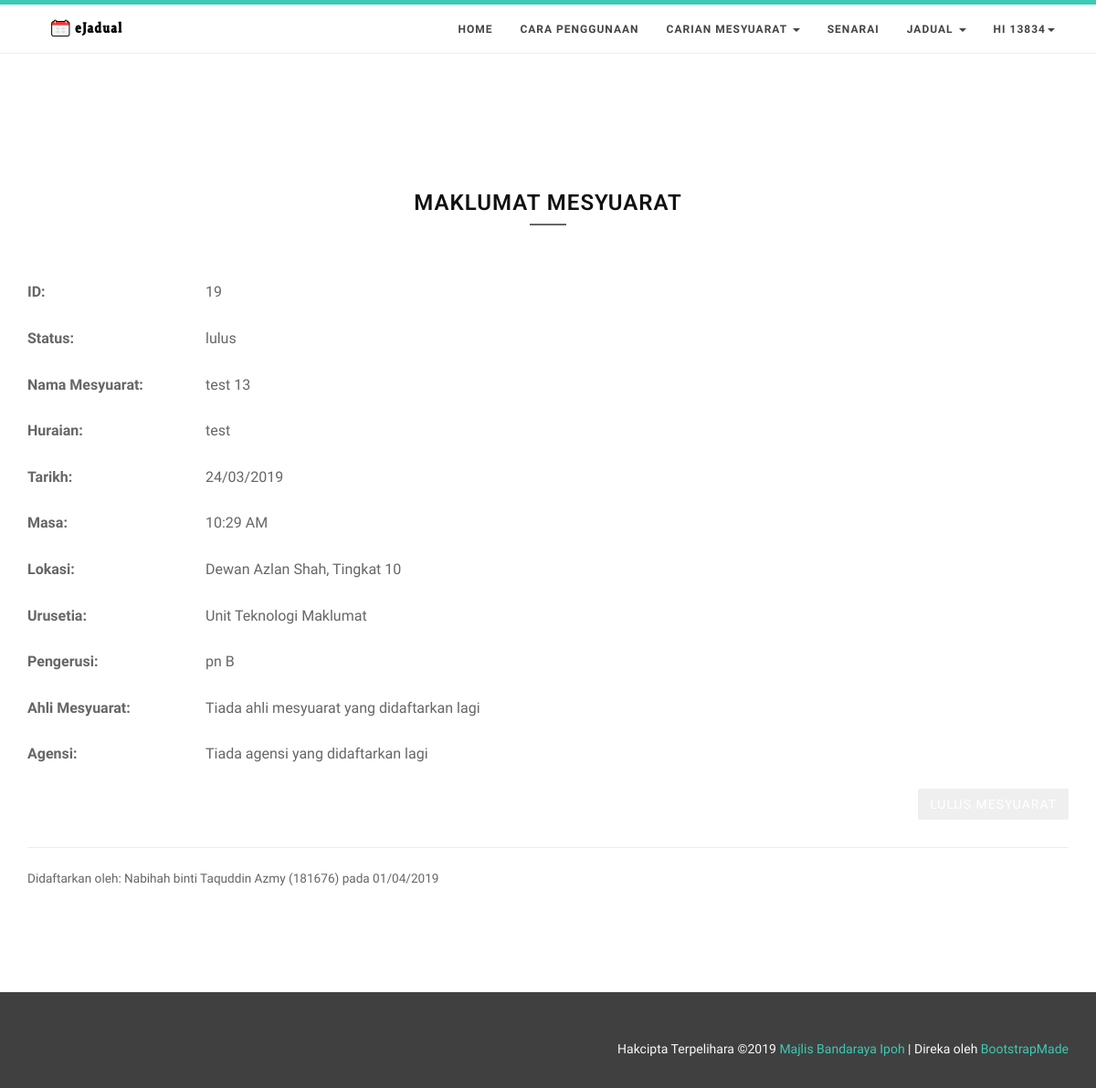
Screenshot of /lulusMesy.php?ID=19 (signed in) with the database file from the repository.
### tables this page shows
CREATE TABLE `users` (
  `id` int(11) NOT NULL,
  `user_id` int(11) NOT NULL,
  `user_name` varchar(191) NOT NULL,
  `user_email` varchar(40) NOT NULL,
  `user_pass` varchar(255) NOT NULL,
  `user_type` varchar(15) NOT NULL,
  `joining_date` timestamp NOT NULL DEFAULT CURRENT_TIMESTAMP,
  `incharge_bilik` varchar(15) DEFAULT NULL
);

CREATE TABLE `mesy` (
  `mesy_id` int(11) NOT NULL,
  `title` varchar(191) NOT NULL,
  `jab_id` varchar(15) NOT NULL,
  `mesy_pengerusi` varchar(191) NOT NULL,
  `mesy_ahli` varchar(191) NOT NULL,
  `mesy_lokasi` varchar(15) NOT NULL,
  `mesy_tarikh` date NOT NULL,
  `mesy_status` int(11) NOT NULL,
  `start` datetime NOT NULL,
  `end` datetime NOT NULL,
  `color` varchar(191) DEFAULT NULL,
  `textColor` varchar(191) DEFAULT NULL,
  `mesy_huraian` text,
  `agensi_id` varchar(15) DEFAULT NULL,
  `user_id` int(11) DEFAULT NULL,
  `mesy_bulan` varchar(15) DEFAULT NULL,
  `adding_date` timestamp NOT NULL DEFAULT CURRENT_TIMESTAMP
);

CREATE TABLE `status` (
  `id` int(11) NOT NULL,
  `status_id` int(11) NOT NULL,
  `status_nama` varchar(191) NOT NULL
);

CREATE TABLE `bilik` (
  `id` int(11) NOT NULL,
  `bilik_id` varchar(15) NOT NULL,
  `bilik_nama` varchar(191) NOT NULL
);

CREATE TABLE `jab` (
  `id` int(11) NOT NULL,
  `jab_id` varchar(15) NOT NULL,
  `jab_nama` varchar(191) NOT NULL
);

### class.user.php (called while the page is built, shortened)
<?php
class USER
{
	private $conn;
	public function __construct()
	{
		$database = new Database();
		$db = $database->dbConnection();
		$this->conn = $db;
    }
	public function runQuery($sql)
	{
		$stmt = $this->conn->prepare($sql);
		return $stmt;
	}
}
?>

### lulusMesy.php (the view, shortened to what this page needs)
<?php
	require_once("class.user.php");
	$auth_user = new USER();
	$id = $_SESSION['user_session'];
	$stmt = $auth_user->runQuery("SELECT * FROM users WHERE id=:id");
	$stmt->execute(array(":id"=>$id));
	$userRow=$stmt->fetch(PDO::FETCH_ASSOC);
    if (isset($_GET['ID'])) {
        try{
            include('connection.php');
            $ID = $_GET['ID'];
            $sql = "SELECT * FROM mesy
            WHERE mesy_id='$ID'";
            $statement = $conn->prepare($sql);
            $statement->execute(array(":mesy_id"=>$ID));
            $mesyRow=$statement->fetch(PDO::FETCH_ASSOC);
        } catch(PDOException $error) {
            echo $sql . "<br>" . $error->getMessage();
        }
    } else {
      echo "Ada kesilapan dalam sambungan ke pengkalan data";
      exit;
    }
?>
<?php include "head.php"; ?>
<body id="page-top" data-spy="scroll" data-target=".navbar-custom">
<?php include "headerhome.php"; ?>
<section id="profil" class="home-section color-dark bg-white">
    <div class="container marginbot-50">
      <div class="row">
        <div class="col-lg-8 col-lg-offset-2">
          <div class="animatedParent">
            <div class="section-heading text-center animated bounceInDown">
              <h2 class="h-bold">Maklumat Mesyuarat</h2>
              <div class="divider-header"></div>
            </div>
          </div>
        </div>
      </div>
    </div>
    <div class="container">
    <form method="post">
        <div class="row">
            <div class="form-group col-md-2">
            <label>ID:</label>
            </div>
            <div class="form-group col-md-7">
            <?php echo $mesyRow['mesy_id'];?>
            </div>
        </div>
        <div class="row">
            <div class="form-group col-md-2">
            <label>Status:</label>
            </div>
            <div class="form-group col-md-7">
            <?php
            $mesy_status = $mesyRow['mesy_status'];
            $sql = $conn->query("SELECT status_nama FROM status
            WHERE status_id='$mesy_status'");
            $mesy_status_new=$sql->fetchColumn();
            ?>
            <?php echo $mesy_status_new; ?>
            </div>
        </div>
        <div class="row">
            <div class="form-group col-md-2">
            <label>Nama Mesyuarat:</label>
            </div>
            <div class="form-group col-md-7">
            <?php echo $mesyRow['title']; ?>
            </div>
        </div>
        <div class="row">
            <div class="form-group col-md-2">
            <label>Huraian:</label>
            </div>
            <div class="form-group col-md-7">
            <?php echo $mesyRow['mesy_huraian']; ?>
            </div>
        </div>
        <div class="row">
            <div class="form-group col-md-2">
            <label>Tarikh:</label>
            </div>
            <div class="form-group col-md-7">
            <?php
            $mesy_tarikh = $mesyRow['mesy_tarikh'];
            $sql = $conn->query("SELECT DATE_FORMAT('$mesy_tarikh', '%d/%m/%Y') FROM mesy
            WHERE mesy_id='$ID'");
            $mesy_tarikh_new=$sql->fetchColumn();
            ?>
            <?php echo $mesy_tarikh_new; ?>
            </div>
        </div>
        <div class="row">
            <div class="form-group col-md-2">
            <label>Masa:</label>
            </div>
            <div class="form-group col-md-7">
            <?php
            $start=$mesyRow['start'];
            $sql = $conn->query("SELECT TIME_FORMAT('$start', '%h:%i %p') FROM mesy
            WHERE mesy_id='$ID'");
            $start_new=$sql->fetchColumn();
            ?>
            <?php echo $start_new; ?>
            </div>
        </div>
        <div class="row">
            <div class="form-group col-md-2">
            <label>Lokasi:</label>
            </div>
            <div class="form-group col-md-7">
            <?php
            $mesy_lokasi = $mesyRow['mesy_lokasi'];
            $sql = $conn->query("SELECT bilik_nama FROM bilik
            WHERE bilik_id='$mesy_lokasi'");
            $bilik_nama=$sql->fetchColumn();
            ?>
            <?php echo $bilik_nama; ?>
            </div>
        </div>
        <div class="row">
            <div class="form-group col-md-2">
            <label>Urusetia:</label>
            </div>
            <div class="form-group col-md-7">
            <?php
            $jab_id = $mesyRow['jab_id'];
            $sql = $conn->query("SELECT jab_nama FROM jab
            WHERE jab_id='$jab_id'");
            $jab_nama=$sql->fetchColumn();
            ?>
            <?php echo $jab_nama; ?>
            </div>
        </div>
        <div class="row">
            <div class="form-group col-md-2">
            <label>Pengerusi:</label>
            </div>
            <div class="form-group col-md-7">
            <?php echo $mesyRow['mesy_pengerusi']; ?>
            </div>
        </div>
        <div class="row">
            <div class="form-group col-md-2">
            <label>Ahli Mesyuarat:</label>
            </div>
            <div class="form-group col-md-7">
            <table>
            <?php
            if (isset($_GET['ID'])) {
                include('connection.php');
                $ID = $_GET['ID'];
                $sql = "SELECT * FROM mesy_ahli
                WHERE mesy_id='$ID'";
                $statement = $conn->prepare($sql);
                $statement->execute();
                $ahliRow=$statement->fetchAll(PDO::FETCH_ASSOC);
                if ($ahliRow && $statement->rowCount() > 0) {
                $counter = 1;
                foreach ($ahliRow as $row) {
                    $ahli_id = $row['ahli_id'];
                    $sql = $conn->query("SELECT ahli_nama FROM ahli
                    WHERE ahli_id='$ahli_id'");
                    $ahli_id_new=$sql->fetchColumn();
            ?>
                <tr>
                    <td><?php echo $counter; ?>. <?php echo $ahli_id_new; ?></td>
                </tr>
                <?php $counter++;
                }
                } else {
                    ?>
                <tr>
                    <td>Tiada ahli mesyuarat yang didaftarkan lagi</td>
                </tr>
            <?php
                }
            } else {
                ?>
            <tr>
                <td>Tidak dapat data</td>
            </tr>
            <?php } ?>
            </table>
            </div>
        </div>
        <div class="row">
            <div class="form-group col-md-2">
            <label>Agensi:</label>
            </div>
            <div class="form-group col-md-7">
            <table>
            <?php
            if (isset($_GET['ID'])) {
                include('connection.php');
                $ID = $_GET['ID'];
                $sql = "SELECT * FROM mesy_agensi
                WHERE mesy_id='$ID'";
                $statement = $conn->prepare($sql);
                $statement->execute();
                $agensiRow=$statement->fetchAll(PDO::FETCH_ASSOC);
                if ($agensiRow && $statement->rowCount() > 0) {
                $counter = 1;
                foreach ($agensiRow as $row) {
                    $agensi_id = $row['agensi_id'];
                    $sql = $conn->query("SELECT agensi_nama FROM agensi
                    WHERE agensi_id='$agensi_id'");
                    $agensi_id_new=$sql->fetchColumn();
            ?>
                <tr>
                    <td><?php echo $counter; ?>. <?php echo $agensi_id_new; ?></td>
                </tr>
                <?php $counter++;
                }
                } else {
                    ?>
                <tr>
                    <td>Tiada agensi yang didaftarkan lagi</td>
                </tr>
            <?php
                }
            } else {
                ?>
            <tr>
                <td>Tidak dapat data</td>
            </tr>
            <?php } ?>
            </table>
            </div>
        </div>
        <div class="row">
            <div class="form-group col-md-12" style="text-align:right;">
            <?php
                if($mesy_status == '2'){
                    ?>
                    <button href="#" class="btn" >Lulus Mesyuarat</button>
                    <?php }
                else { ?>
                    <button type="submit" id="btnUbahStatus" name="btnUbahStatus" class="btn btn-info" >Lulus Mesyuarat</button>
                <?php
                }
                ?>
            </div>
        </div>
    </form>
<hr>
<?php
            $user_id = $mesyRow['user_id'];
            $sql = $conn->query("SELECT user_name FROM users
            WHERE id='$user_id'");
            $user_nama=$sql->fetchColumn();
            $sql = $conn->query("SELECT user_id FROM users
            WHERE id='$user_id'");
            $pengguna_id=$sql->fetchColumn();
            $adding_date = $mesyRow['adding_date'];
            $sql = $conn->query("SELECT DATE_FORMAT('$adding_date', '%d/%m/%Y') FROM mesy
            WHERE mesy_id='$ID'");
            $adding_date_new=$sql->fetchColumn();
            ?>
<small>Didaftarkan oleh: <?php echo $user_nama; ?> (<?php echo $pengguna_id; ?>) pada <?php echo $adding_date_new; ?> <small>
    </div>
  </section>
  <footer>
    <div class="container">
      <div class="row">
        <div class="col-md-4">
        </div>
        <div class="col-md-8 text-right copyright">
          <div class="credits">
            Hakcipta Terpelihara &copy;<script>document.write(new Date().getFullYear());</script> <a href="http://www.mbi.gov.my/" target="_blank">Majlis Bandaraya Ipoh</a>
            | Direka oleh <a href="https://bootstrapmade.com/" target="_blank">BootstrapMade</a>
          </div>
        </div>
      </div>
    </div>
  </footer>
</body>
</html>

### headerhome.php (shortened to what this page needs)
<div id="navigation">
  <nav class="navbar navbar-custom" role="navigation" style="padding: 1px 0px;">
    <div class="container">
      <div class="row">
        <div class="col-md-2">
          <div class="site-logo">
            <a href="home.php" class="brand"><img src="img/logoeJ.png" style="width: 131px; height:20px" alt="" title="eJadual" /></a>
          </div>
        </div>
        <div class="col-md-10">
          <div class="collapse navbar-collapse" id="menu">
            <ul class="nav navbar-nav navbar-right">
              <li class="active"><a href="home.php#intro">Home</a></li>
              <li><a href="home.php#works">Cara Penggunaan</a></li>
              <li class="dropdown">
                    <a href="#" class="dropdown-toggle" data-toggle="dropdown" role="button" aria-haspopup="true" aria-expanded="false">Carian Mesyuarat <span class="caret"></span></a>
              </li>
              <li><a href="senarai.php">Senarai</a></li>
              <li class="dropdown">
                    <a href="#" class="dropdown-toggle" data-toggle="dropdown" role="button" aria-haspopup="true" aria-expanded="false">Jadual <span class="caret"></span></a>
              </li>
              <li class="dropdown">
                <a href="#" class="dropdown-toggle" data-toggle="dropdown" role="button" aria-haspopup="true" aria-expanded="false">
               Hi <?php echo $userRow['user_id']; ?><span class="caret"></span></a>
              </li>
            </ul>
          </div>
        </div>
      </div>
    </div>
  </nav>
</div>

### css/animations.css (style rules this page uses)
.animated { -webkit-animation-duration: 1s; animation-duration: 1s; -webkit-animation-fill-mode: both; animation-fill-mode: both; }
.bounceInRight, .bounceInLeft, .bounceInUp, .bounceInDown { opacity:0; -webkit-transform: translateX(400px); transform: translateX(400px); }
.bounceInDown.go { -webkit-animation-name: bounceInDown; animation-name: bounceInDown; }

### css/style.css (style rules this page uses)
* { padding:0; margin:0; }
body { width: 100%; height: 100%; font-family: 'Ek Mukta', sans-serif; font-weight: 300; color: #666; background-color: #fff; font-size: 16px; line-height: 1.6em; font-weight: 400; overflow-x: hidden; }
html { width: 100%; height: 100%; }
h2 { font-size: 36px; }
h1, h2, h3, h4, h5, h6 { margin: 0 0 30px; font-family: 'Roboto', sans-serif; font-weight: 400; color: #111; }
h1.h-bold,h2.h-bold,h3.h-bold ,h4.h-bold ,h5.h-bold ,h6.h-bold { font-weight: 600; }
a { color: #666; -webkit-transition: all .2s ease-in-out; -moz-transition: all .2s ease-in-out; transition: all .2s ease-in-out; }
.site-logo { margin-top: 10px; }
.site-logo a.brand { color: #111; text-transform: uppercase; font-size: 14px; font-family: 'Roboto', sans-serif; font-weight: 900; margin-top: 20px; }
#navigation { background:rgba(255, 255, 255, 0.8); z-index: 9999; width:100%; box-sizing:border-box; border-bottom: 1px solid #eee; box-shadow:0px 0px 20px rgba(0, 0, 0, 0.1); }
.navbar { margin-bottom: 0; }
.nav.navbar-nav { background-color: rgba(255,255,255,.6); }
.navbar-custom ul.nav li a { font-size: 12px; letter-spacing: 1px; color: #444; text-transform: uppercase; font-weight: 700; }
.navbar-custom .nav li a { -webkit-transition: background .3s ease-in-out; -moz-transition: background .3s ease-in-out; transition: background .3s ease-in-out; }
.navbar-custom .nav li a:hover, .navbar-custom .nav li a:focus, .navbar-custom .nav li.active { outline: 0; background-color: rgba(255,255,255,.2); }
hr { margin-top: 10px; }
.divider-header { display: block; width: 40px; height: 2px; margin: 0 auto; margin-bottom: 10px; }
.marginbot-50 { margin-bottom:50px !important; }
.home-section { padding-top: 150px; padding-bottom: 110px; display:block; position:relative; z-index:120; }
.section-heading h2 { font-size: 24px; letter-spacing: 1px; text-transform: uppercase; margin-bottom: 10px; }
.color-dark .section-heading h2 { color: #111; }
.color-dark .divider-header { background: #666; }
.bg-white { background: #fff; }
.form-group { margin-bottom: 20px; }
footer { background-color: #404040; }
footer { text-align: center; padding: 50px 0 30px ; }
footer .copyright { color: #f8f8f8; font-size: 14px; }
.btn { border-radius: 2px; position: relative; display: inline-block; outline: none; color: #fff; text-decoration: none; text-transform: uppercase; letter-spacing: 1px; font-weight: 400; text-shadow: 0 0 1px rgba(255,255,255,0.3); font-size: 14px; }
@media (min-width:767px) { .navbar { padding: 20px 0; border-bottom: 0; letter-spacing: 1px; background: 0 0; -webkit-transition: background .5s ease-in-out,padding .5s ease-in-out; -moz-transition: background .5s ease-in-out,padding .5s ease-in-out; transition: background .5s ease-in-out,padding .5s ease-in-out; } }
section { overflow: hidden !important; }

### color/default.css (style rules this page uses)
#navigation { border-top: 5px solid #3dc9b3; }
a,.tp-caption a.btn:hover { color: #3dc9b3; }

### rows the page displays
users: user "13834"
mesy: mesy_id "19", title "test 13", mesy_huraian "test", mesy_pengerusi "pn B"
status: status_nama "lulus"
bilik: bilik_nama "Dewan Azlan Shah, Tingkat 10"
jab: jab_nama "Unit Teknologi Maklumat"
users: user_name "Nabihah binti Taquddin Azmy", user "181676"

### other values shown
$mesy_tarikh_new "24/03/2019"
$start_new "10:29 AM"
$adding_date_new "01/04/2019"
